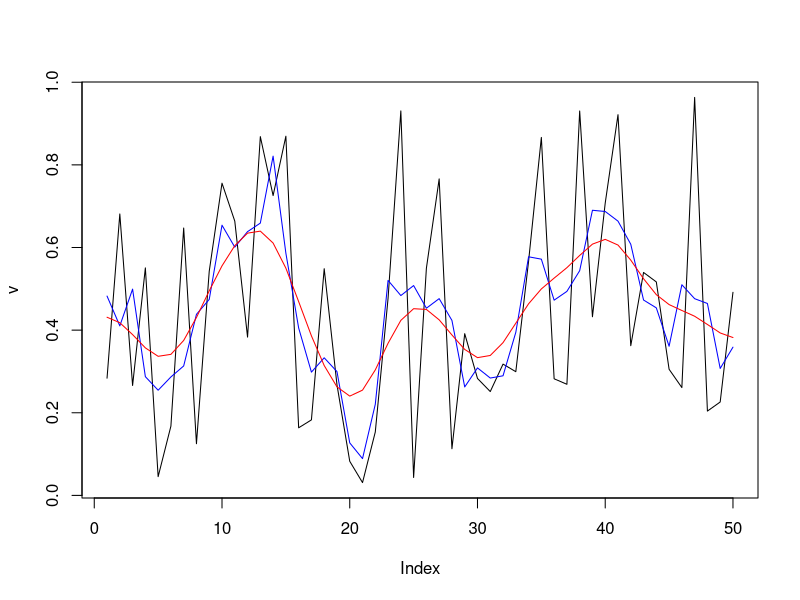

This figure's R source:
##Exercise from one of the lecture slides that we skipped##
# Write a script that:
# 1. Defines the moving_average function:

# Take a single vector as input, and return a moving average vector.
moving_average <- function(v) {
  # How long is the vector?
  n <- length(v)
  # special case! Vectors of length 0 or 1 are treated here:
  if(n<2) {
    return(v) # return same vector and exit function
  }
  # If at least two elements in vector:
  # Start with an empty vector of the same length:
  ma <- rep(0,n)
  # The moving average is calculated from the input such that 
  # each element i is the average of three neighbouring elements.
  if(n>2) {
    for (i in 2:(n-1)) {
      ma[i] <- (v[i-1]+v[i]+v[i+1])/3
    }  
  }
  # The end elements need special treatments:
  ma[1] <- (v[1]+v[2])/2
  ma[n] <- (v[n-1]+v[n])/2
  return(ma)
}
#2.Generates a random vector of length 50
v <- runif(50)
#3.Calculates the moving average, using the above function
ma <- moving_average(v)
#4.Plots the vector together with the moving average
plot(v, type='l')
lines(ma,col='blue')
#5. Smooths the vector further by 
# repeatedly calling the moving_average function, and plots the result
for (k in 1:5) {
  ma <- moving_average(ma)
}
lines(ma,col='red')
